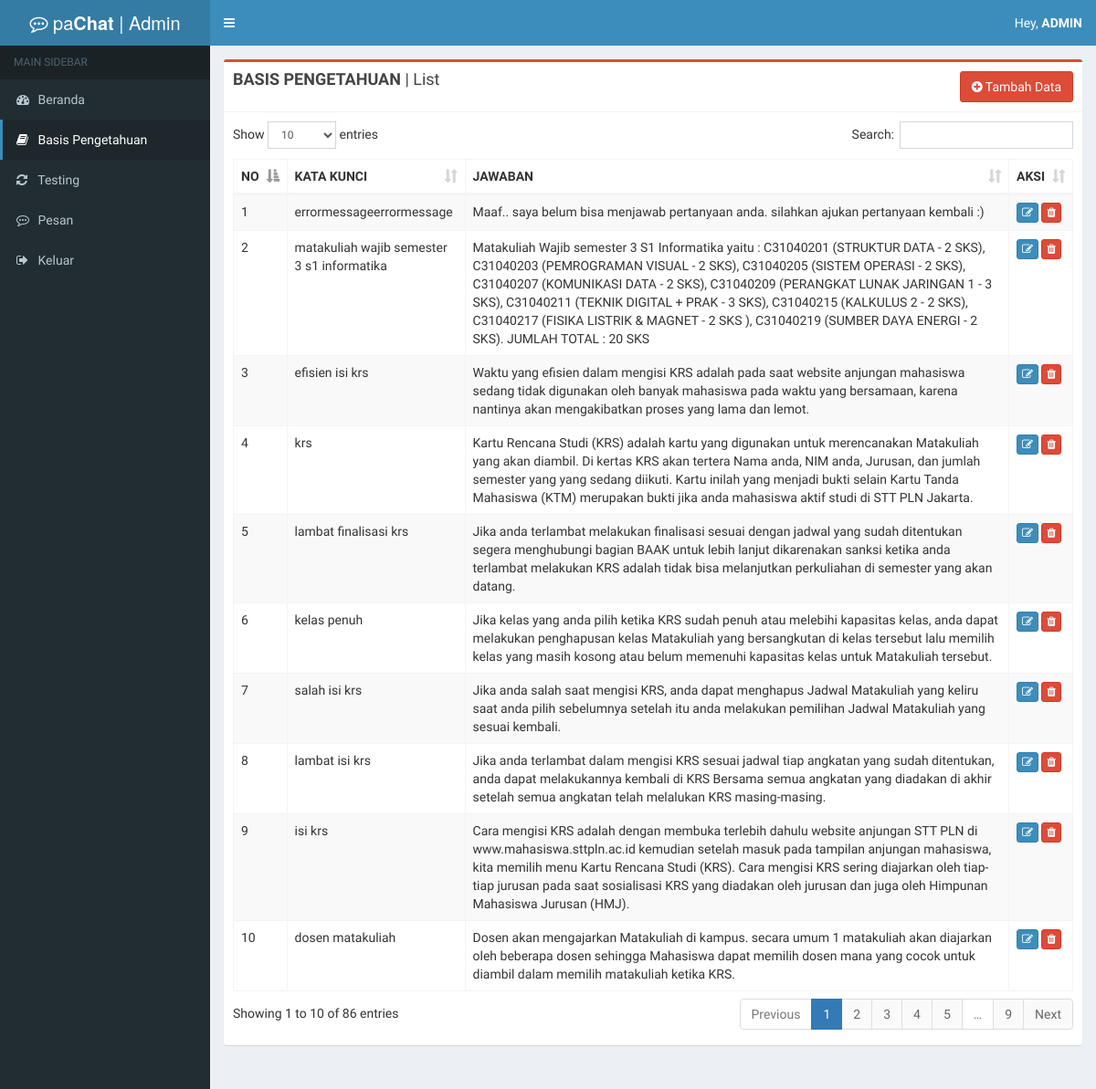
The page /admin/index.php?tampil=basispeng (signed in) on the database its author committed.
### tables this page shows
CREATE TABLE `tbl_basispengetahuan` (
  `id_basispeng` int(11) NOT NULL,
  `kata_kunci` text NOT NULL,
  `jawaban` text NOT NULL,
  `deleted_at` timestamp NULL DEFAULT NULL ON UPDATE CURRENT_TIMESTAMP,
  `updated_at` timestamp NULL DEFAULT NULL
);

### admin/page/basispengetahuan/basispeng_list.php (the view, shortened to what this page needs)
<section class="content">
<div class="row">
<div class="col-xs-12">
  <div class="box box-danger">
    <div class="box-header with-border">
      <h3 class="box-title"><b>BASIS PENGETAHUAN</b> | List</h3>
      <div class="pull-right">
        <a class="btn btn-danger" href="#" data-target="#modal_tambah" data-toggle="modal">
          <span class="fa fa-plus-circle"></span> Tambah Data
        </a>
      </div>
    </div>
    <div class="box-body">
      <div class="table-responsive">
      <table id="example1" class="table table-bordered table-striped">
        <thead>
        <tr>
          <th>NO</th>
          <th>KATA KUNCI</th>
          <th>JAWABAN</th>
          <th>AKSI</th>
        </tr>
        </thead>
        <tbody>
          <?php
              $no = 1;
                $sql = mysqli_query($conn, "SELECT * FROM tbl_basispengetahuan WHERE deleted_at IS NULL")
                or die(mysqli_error($conn));
                while($data = mysqli_fetch_array($sql)){
          ?>
            <tr>
              <td><?php echo $no; ?></td>
              <td><?php echo $data['kata_kunci']; ?></td>
              <td><?php echo $data['jawaban']; ?></td>
              <td>
                <a href="?tampil=basispeng_edit&id=<?php echo $data['id_basispeng']; ?>" class="btn btn-primary btn-xs" title="edit">
                        <span class="fa fa-edit" aria-hidden="true"></span></a>
                 <a href="javascript:;" data-id="<?php echo $data['id_basispeng'] ?>" data-toggle="modal" data-target="#basispeng_hapus"
                        class="btn btn-danger btn-xs" title="hapus">
                        <span class="fa fa-trash" aria-hidden="true"></span></a>
              </td>
            </tr>
            <?php
              $no++;
            }
            ?>
        </tbody>
      </table>
    </div>
  </div>
  </div>
</section>

### admin/index.php (shortened to what this page needs)
<?php
    if (!empty($_SESSION['username']) AND !empty($_SESSION['password']))
    {
?>
<!DOCTYPE html>
<html>
<head>
  <link rel="stylesheet" href="component/src/bower_components/bootstrap-daterangepicker/daterangepicker.css">
  <link rel="stylesheet" href="component/src/bower_components/bootstrap-datepicker/dist/css/bootstrap-datepicker.min.css">
  <link rel="stylesheet" href="component/src/bower_components/bootstrap-datepicker/dist/css/bootstrap-datepicker.min.css">
  <link rel="stylesheet" href="component/src/bower_components/datatables.net-bs/css/dataTables.bootstrap.min.css">
  <link rel="stylesheet" href="component/src/bower_components/bootstrap/dist/css/bootstrap.min.css">
  <link rel="stylesheet" href="component/src/bower_components/font-awesome/css/font-awesome.min.css">
  <link rel="stylesheet" href="component/src/bower_components/Ionicons/css/ionicons.min.css">
  <link rel="stylesheet" href="component/src/bower_components/jvectormap/jquery-jvectormap.css">
  <link rel="stylesheet" href="component/src/dist/css/AdminLTE.min.css">
  <link rel="stylesheet" href="component/src/dist/css/skins/_all-skins.min.css">
</head>
<body class="hold-transition skin-blue sidebar-mini">
<div class="wrapper">
  <header class="main-header">
    <a class="logo">
      <span class="logo-lg"><i class="fa fa-commenting-o"></i> pa<b>Chat</b> | Admin</span>
    </a>
    <nav class="navbar navbar-static-top">
      <a href="#" class="sidebar-toggle" data-toggle="push-menu" role="button">
      </a>
      <div class="navbar-custom-menu">
        <?php include "navbar.php"; ?>
      </div>
    </nav>
  </header>
  <aside class="main-sidebar">
    <section class="sidebar">
      <?php include "sidebar.php"; ?>
    </section>
  </aside>
  <div class="content-wrapper">
    <?php include "konten.php"; ?>
  </div>
</div>
</body>
</html>
<?php
} ?>

### admin/navbar.php (shortened to what this page needs)
<?php
$user = $_SESSION['username'];
?>
<ul class="nav navbar-nav">
    <li class="dropdown user user-menu">
      <a href="#" class="dropdown-toggle" data-toggle="dropdown">
              <span class="hidden-xs">Hey, <b><?php echo strtoupper($user); ?></b></span>
            </a>
    </li>
</ul>

### admin/sidebar.php
<ul class="sidebar-menu" data-widget="tree">
  <li class="header">MAIN SIDEBAR</li>
  <li class="<?php if ($_GET['tampil'] == 'beranda'){ echo "active"; }?>">
    <a href="?tampil=beranda">
      <i class="fa fa-dashboard"></i> <span>Beranda</span>
    </a>
  </li>
  <li class="<?php if ($_GET['tampil'] == 'basispeng' || $_GET['tampil'] == 'basispeng_tambahpro' ||
                       $_GET['tampil'] == 'basispeng_edit' || $_GET['tampil'] == 'basispeng_editpro' ||
                       $_GET['tampil'] == 'basispeng_hapus'){ echo "active"; }?>">
    <a href="?tampil=basispeng">
      <i class="fa fa-book"></i> <span>Basis Pengetahuan</span>
    </a>
  </li>
  <li class="<?php if ($_GET['tampil'] == 'testing'){ echo "active"; }?>">
    <a href="?tampil=testing">
      <i class="fa fa-refresh"></i> <span>Testing</span>
    </a>
  </li>
  <li class="<?php if ($_GET['tampil'] == 'pesan'){ echo "active"; }?>">
    <a href="?tampil=pesan">
      <i class="fa fa-commenting-o"></i> <span>Pesan</span>
    </a>
  </li>
  <li class="<?php if ($_GET['tampil'] == 'logout'){ echo "active"; }?>">
    <a href="?tampil=logout">
      <i class="fa fa-sign-out"></i> <span>Keluar</span>
    </a>
  </li>
</ul>

### admin/konten.php
<?php
  if (isset($_GET['tampil'])) $tampil=$_GET['tampil'];
  else $tampil="beranda";
  if ($tampil == "beranda") include("beranda.php");
  else if ($tampil == "logout") include("logout.php");
  else if ($tampil == "beranda") include("beranda.php");
  elseif ($tampil == "basispeng") include("page/basispengetahuan/basispeng_list.php");
  elseif ($tampil == "basispeng_tambahpro") include("page/basispengetahuan/basispeng_tambahpro.php");
  elseif ($tampil == "basispeng_edit") include("page/basispengetahuan/basispeng_edit.php");
  elseif ($tampil == "basispeng_editpro") include("page/basispengetahuan/basispeng_editpro.php");
  elseif ($tampil == "basispeng_hapus") include("page/basispengetahuan/basispeng_hapus.php");
  elseif ($tampil == "pesan") include("page/pesan/pesan.php");
  elseif ($tampil == "testing") include("page/testing/testing.php");
  elseif ($tampil == "chat") include("page/chat/chat.php");
else echo"Konten tidak ada";
?>

### rows shown on the page
tbl_basispengetahuan: kata_kunci "errormessageerrormessage", jawaban "Maaf.. saya belum bisa menjawab pertanyaan anda. silahkan ajukan pertanyaan kembali :)"
tbl_basispengetahuan: kata_kunci "matakuliah wajib semester 3 s1 informatika", jawaban "Matakuliah Wajib semester 3 S1 Informatika yaitu : C31040201 (STRUKTUR DATA - 2 SKS), C31040203 (PEMROGRAMAN VISUAL - 2 SKS), C31040205 (SISTEM OPERASI - 2 SKS), C31040207 (KOMUNIKASI DATA - 2 SKS), C31040209 (PERANGKAT LUNAK JARINGAN 1 - 3 SKS), C31040211 (TEKNIK DIGITAL + PRAK - 3 SKS), C31040215 (KALKULUS 2 - 2 SKS), C31040217 (FISIKA LISTRIK & MAGNET - 2 SKS ), C31040219 (SUMBER DAYA ENERGI - 2 SKS). JUMLAH TOTAL : 20 SKS"
tbl_basispengetahuan: kata_kunci "efisien isi krs", jawaban "Waktu yang efisien dalam mengisi KRS adalah pada saat website anjungan mahasiswa sedang tidak digunakan oleh banyak mahasiswa pada waktu yang bersamaan, karena nantinya akan mengakibatkan proses yang lama dan lemot."
tbl_basispengetahuan: kata_kunci "krs", jawaban "Kartu Rencana Studi (KRS) adalah kartu yang digunakan untuk merencanakan Matakuliah yang akan diambil. Di kertas KRS akan tertera Nama anda, NIM anda, Jurusan, dan jumlah semester yang yang sedang diikuti. Kartu inilah yang menjadi bukti selain Kartu Tanda Mahasiswa (KTM) merupakan bukti jika anda mahasiswa aktif studi di STT PLN Jakarta."
tbl_basispengetahuan: kata_kunci "lambat finalisasi krs", jawaban "Jika anda terlambat melakukan finalisasi sesuai dengan jadwal yang sudah ditentukan segera menghubungi bagian BAAK untuk lebih lanjut dikarenakan sanksi ketika anda terlambat melakukan KRS adalah tidak bisa melanjutkan perkuliahan di semester yang akan datang."
tbl_basispengetahuan: kata_kunci "kelas penuh", jawaban "Jika kelas yang anda pilih ketika KRS sudah penuh atau melebihi kapasitas kelas, anda dapat melakukan penghapusan kelas Matakuliah yang bersangkutan di kelas tersebut lalu memilih kelas yang masih kosong atau belum memenuhi kapasitas kelas untuk Matakuliah tersebut."
tbl_basispengetahuan: kata_kunci "salah isi krs", jawaban "Jika anda salah saat mengisi KRS, anda dapat menghapus Jadwal Matakuliah yang keliru saat anda pilih sebelumnya setelah itu anda melakukan pemilihan Jadwal Matakuliah yang sesuai kembali."
tbl_basispengetahuan: kata_kunci "lambat isi krs", jawaban "Jika anda terlambat dalam mengisi KRS sesuai jadwal tiap angkatan yang sudah ditentukan, anda dapat melakukannya kembali di KRS Bersama semua angkatan yang diadakan di akhir setelah semua angkatan telah melalukan KRS masing-masing."
tbl_basispengetahuan: kata_kunci "isi krs", jawaban "Cara mengisi KRS adalah dengan membuka terlebih dahulu website anjungan STT PLN di www.mahasiswa.sttpln.ac.id kemudian setelah masuk pada tampilan anjungan mahasiswa, kita memilih menu Kartu Rencana Studi (KRS). Cara mengisi KRS sering diajarkan oleh tiap-tiap jurusan pada saat sosialisasi KRS yang diadakan oleh jurusan dan juga oleh Himpunan Mahasiswa Jurusan (HMJ)."
tbl_basispengetahuan: kata_kunci "dosen matakuliah", jawaban "Dosen akan mengajarkan Matakuliah di kampus. secara umum 1 matakuliah akan diajarkan oleh beberapa dosen sehingga Mahasiswa dapat memilih dosen mana yang cocok untuk diambil dalam memilih matakuliah ketika KRS."

### other values the page prints
$user "ADMIN"
